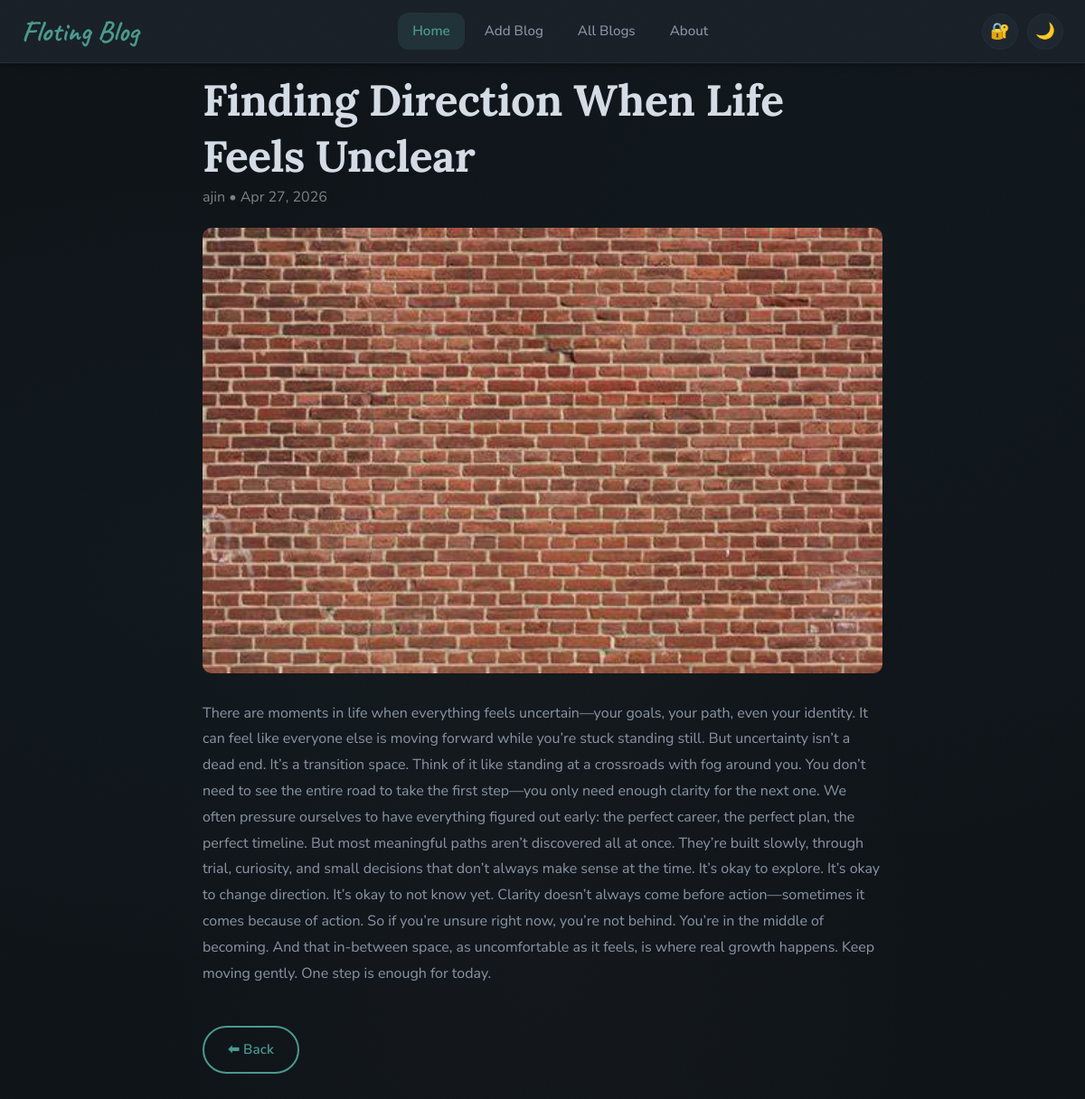
The app's page /blog/4/ with its own data.
### blog/models.py (models this page shows, shortened)
class Blog(models.Model):
    user = models.ForeignKey(User, on_delete=models.CASCADE)
    title = models.CharField(max_length=200)
    content = models.TextField()
    image = models.ImageField(upload_to='blog_images/', null=True, blank=True)
    author = models.CharField(max_length=100, default="Admin")
    category = models.CharField(max_length=50, default="General")
    excerpt = models.CharField(max_length=300, blank=True)
    tags = models.CharField(max_length=200, blank=True)
    created_at = models.DateTimeField(auto_now_add=True)

### blog/views.py (the view)
# urls.py: path('blog/<int:id>/', views.blog_detail, name='blog-detail'),
def blog_detail(request, id):
    post = get_object_or_404(Blog, id=id)
    return render(request, 'blog-detail.html', {'post': post})

### blog/templates/blog-detail.html
{% extends 'base.html' %}
{% block content %}
<main class="section">
    <div class="container" style="max-width:800px;">
        <h1>{{ post.title }}</h1>
        <p style="color:gray; margin-bottom:20px;">
            {{ post.author }} • {{ post.created_at|date:"M d, Y" }}
        </p>
        {% if post.image %}
            <img src="{{ post.image.url }}" style="width:100%; border-radius:10px; margin-bottom:20px;">
        {% endif %}
        <p style="line-height:1.8;">
            {{ post.content }}
        </p>
        <br>
        <a href="{% url 'home' %}" class="btn btn-outline">⬅ Back</a>
    </div>
</main>
{% endblock %}

### blog/static/css/style.css (style rules this page uses)
:root { --bg-primary: #0f1419; --bg-secondary: #192028; --bg-tertiary: #1e2730; --bg-card: #192028; --bg-card-hover: #1f2a33; --bg-input: #141c23; --text-primary: #a8b2c1; --text-secondary: #8a95a5; --text-heading: #d4dce6; --text-muted: #6b7585; --accent: #4a9a8e; --accent-hover: #5db3a6; --accent-soft: rgba(74, 154, 142, 0.15); --accent-glow: rgba(74, 154, 142, 0.3); --border-color: #252e38; --border-light: #2a3340; --shadow-sm: 0 2px 8px rgba(0, 0, 0, 0.3); --shadow-md: 0 4px 20px rgba(0, 0, 0, 0.4); --shadow-lg: 0 8px 40px rgba(0, 0, 0, 0.5); --shadow-glow: 0 0 30px var(--accent-glow); --overlay: rgba(15, 20, 25, 0.75); --texture-opacity: 0.03; --success: #5cb885; --danger: #d4726a; --warning: #d4a86a; --info: #6a9fd4; --radius-sm: 6px; --radius-md: 12px; --radius-lg: 20px; --radius-xl: 28px; --transition-fast: 0.2s ease; --transition-smooth: 0.35s cubic-bezier(0.4, 0, 0.2, 1); --transition-bounce: 0.5s cubic-bezier(0.34, 1.56, 0.64, 1); --font-handwritten: 'Caveat', cursive; --font-serif: 'Lora', Georgia, 'Times New Roman', serif; --font-sans: 'Nunito Sans', 'Segoe UI', system-ui, -apple-system, sans-serif; --max-width: 1240px; --nav-height: 70px; --footer-bg: #0a0e13; }
*, *::before, *::after { box-sizing: border-box; margin: 0; padding: 0; }
html { scroll-behavior: smooth; font-size: 16px; scroll-padding-top: var(--nav-height); }
body { font-family: var(--font-sans); background-color: var(--bg-primary); color: var(--text-primary); line-height: 1.7; min-height: 100vh; position: relative; overflow-x: hidden; transition: background-color var(--transition-smooth), color var(--transition-smooth); background-image: radial-gradient(ellipse at 20% 50%, rgba(74, 154, 142, 0.04) 0%, transparent 50%), radial-gradient(ellipse at 80% 20%, rgba(74, 154, 142, 0.03) 0%, transparent 50%), radial-gradient(ellipse at 50% 80%, rgba(160, 140, 120, 0.03) 0%, transparent 50%); background-attachment: fixed; }
body::before { content: ''; position: fixed; inset: 0; pointer-events: none; z-index: 9999; opacity: var(--texture-opacity); background-repeat: repeat; background-size: 200px 200px; }
h1, h2, h3, h4, h5, h6 { font-family: var(--font-serif); color: var(--text-heading); line-height: 1.3; font-weight: 600; letter-spacing: -0.01em; }
h1 { font-size: clamp(2.2rem, 4vw, 3.4rem); font-weight: 700; }
p { margin-bottom: 1rem; color: var(--text-secondary); }
a { color: var(--accent); text-decoration: none; transition: color var(--transition-fast); }
.container { width: 100%; max-width: var(--max-width); margin: 0 auto; padding: 0 24px; }
.section { padding: 80px 0; position: relative; }
.btn { display: inline-flex; align-items: center; gap: 8px; padding: 12px 26px; border-radius: 50px; font-weight: 600; font-size: 0.95rem; font-family: var(--font-sans); cursor: pointer; border: 2px solid transparent; transition: all var(--transition-smooth); text-decoration: none; white-space: nowrap; letter-spacing: 0.01em; position: relative; overflow: hidden; }
.btn-outline { background: transparent; border-color: var(--accent); color: var(--accent); }

### records on screen
Blog: title "Finding Direction When Life Feels Unclear", author "ajin", created_at "Apr 27, 2026", image (picture), content "There are moments in life when everything feels uncertain—your goals, your path, even your identity. It can feel like everyone else is moving forward while you’re stuck standing still. But uncertainty isn’t a dead end. It’s a transition space. Think of it like standing at a crossroads with fog around you. You don’t need to see the entire road to take the first step—you only need enough clarity for the next one. We often pressure ourselves to have everything figured out early: the perfect career, the perfect plan, the perfect timeline. But most meaningful paths aren’t discovered all at once. They’re built slowly, through trial, curiosity, and small decisions that don’t always make sense at…"
